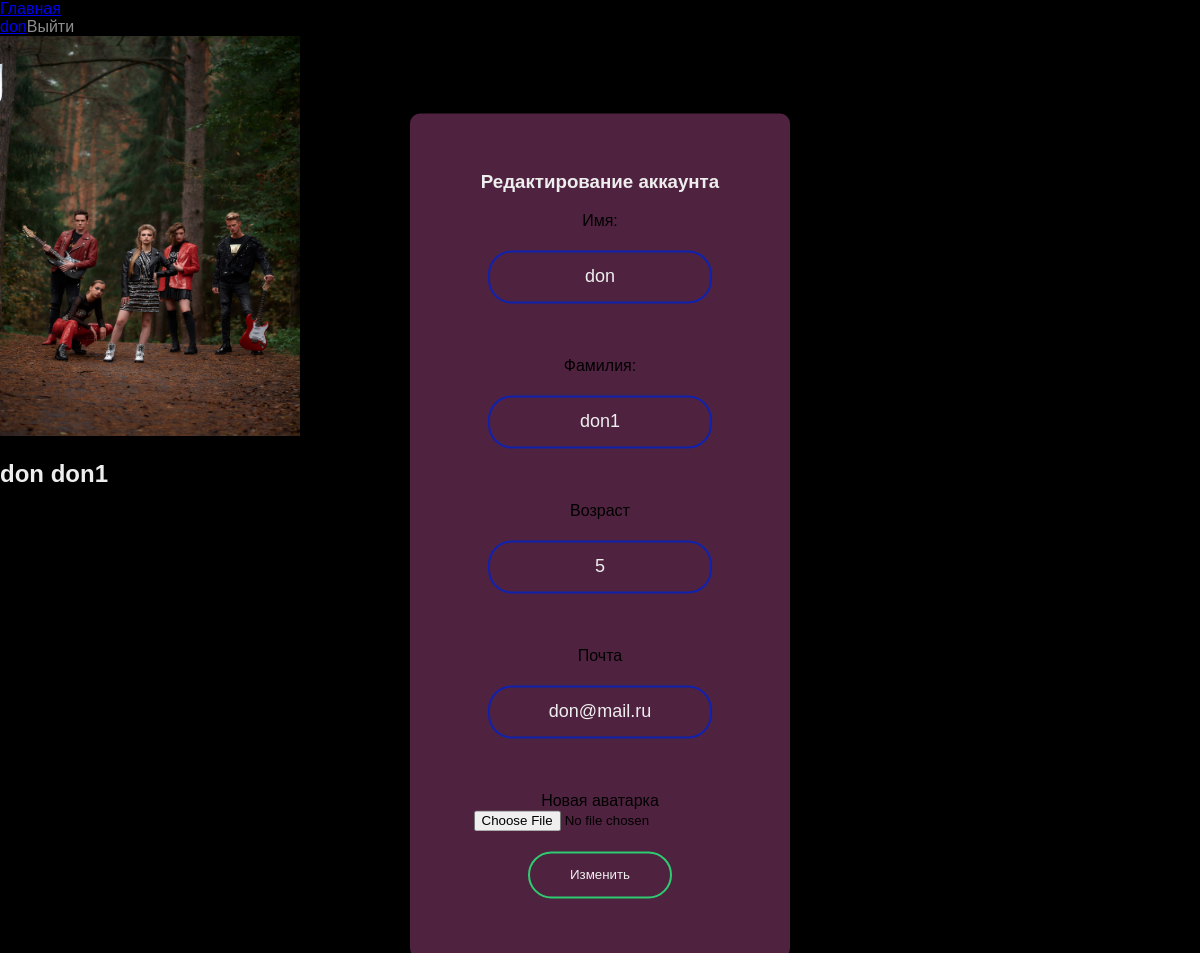
/account (signed in), run on the app's committed database.
### data/users.py (models this page shows)
class User(SqlAlchemyBase, UserMixin, SerializerMixin):
    __tablename__ = 'users'
    id = sqlalchemy.Column(sqlalchemy.Integer,
                           primary_key=True, autoincrement=True)
    name = sqlalchemy.Column(sqlalchemy.String)
    surname = sqlalchemy.Column(sqlalchemy.String)
    age = sqlalchemy.Column(sqlalchemy.Integer, nullable=True)
    image = sqlalchemy.Column(sqlalchemy.Integer, nullable=False, default='avatar.jpg')
    email = sqlalchemy.Column(sqlalchemy.String,
                              index=True, unique=True, nullable=True)
    hashed_password = sqlalchemy.Column(sqlalchemy.String, nullable=True)
    created_date = sqlalchemy.Column(sqlalchemy.DateTime,
                                     default=datetime.datetime.now)
    is_privated = sqlalchemy.Column(sqlalchemy.Boolean, nullable=True)
    news = orm.relation("News", back_populates='user')

### main.py (the view)
@app.route('/account', methods=['GET', 'POST'])
@login_required
def account():
    form = UpdateForm()
    if form.validate_on_submit():
        message = ''
        session = db_session.create_session()
        user = session.query(User).filter(User.id == current_user.id).first()
        if form.image.data:
            user.image = save_picture(form.image.data)
        user.name = form.name.data
        user.surname = form.surname.data
        mail = session.query(User).filter(User.email == form.email.data).first()
        if mail.id == user.id:
            user.email = form.email.data
        else:
            message = 'мыло занято'
            return render_template('my_account.html', tittle='Account', image=user.image, form=form, message=message)
        user.email = form.email.data
        user.age = form.age.data
        session.commit()
        return redirect(url_for('account'))
    elif request.method == 'GET':
        message = ''
        session = db_session.create_session()
        form.name.data = current_user.name
        form.surname.data = current_user.surname
        form.email.data = current_user.email
        form.age.data = current_user.age
        session.commit()
    image = url_for('static', filename='img/' + current_user.image)
    return render_template('my_account.html', tittle='Account', image=image, form=form, message=message)

### loginfile.py
class UpdateForm(FlaskForm):
    name = StringField('Имя:', validators=[DataRequired()])
    surname = StringField('Фамилия:', validators=[DataRequired()])
    age = StringField('Возраст')
    email = StringField('Почта',
                         validators=[DataRequired(), Email(), Length(min=4, max=25)])
    submit = SubmitField('Изменить')
    image = FileField('Новая аватарка', validators=[FileAllowed(['jpg', 'png', 'jpeg'])])

### data/db_session.py (called while the page is built)
def create_session() -> Session:
    global __factory
    return __factory()

### main.py (called while the page is built)
@login_manager.user_loader
def load_user(user_id):
    session = db_session.create_session()
    return session.query(User).get(user_id)

### templates/my_account.html (shortened to what this page needs)
{% extends 'layout.html' %}
{% block content %}
<div class="account_content">
    <img height="400" width="300" src='{{ image }}'>>
    <h2>{{ current_user.name }} {{ current_user.surname }}</h2>
    <form class='box-account' action="" method="post" enctype="multipart/form-data">
    <div class="account">
        <p>
            <h3>Редактирование аккаунта</h3>
            {{ form.name.label }}<br>
            {{ form.name(class="form-control") }}<br>
        </p>
        <p>
            {{ form.surname.label }}<br>
            {{ form.surname(class="form-control") }}<br>
        </p>
        <p>
            {{ form.age.label }}<br>
            {{ form.age(class="form-control") }}<br>
        </p>
        <p>
            {{ form.email.label }}<br>
            {{ form.email(class="form-control", type="email") }}<br>
        </p>
        <p>
            {{ form.image.label }}<br>
            {{ form.image(class="form-control-file") }}<br>
        </p>
        <p>{{ form.submit(type="submit", class="btn-primary") }}</p>
    </div>
</div>
{% endblock content %}

### templates/layout.html (shortened to what this page needs)
<!doctype html>
<html lang="en">
<head>
    <link href="/static/css/style.css" rel="stylesheet">
</head>
<body>
    <div>
        <a href="/">Главная</a>
    </div>
<header>
    <nav>
        {% if current_user.is_authenticated %}
            <a href="/account">{{ current_user.name }}</a>
            <a href="/logout" class="logout">Выйти</a>
        {% else %}
            <p>
                <a href="/register">Зарегистрироваться</a>
                <a href="/login">Войти</a>
            </p>
        {% endif %}
    </nav>
</header>
<main role="main" class="container">
    {% block content %}{% endblock %}
</main>
</body>
</html>

### static/css/style.css (style rules this page uses)
body { background-color: #000000; margin: 0; padding: 0; font-family: Arial, Helvetica, sans-serif; }
h2 { color: #eeeeee; }
h3 { color: #eeeeee; }
.logout { position: fixed; color: #ffffff8e; text-decoration: none; padding-bottom: 5px; margin: 10; }
.form-control { font-size: large; border: 0; background: none; display: block; margin: 20px auto; text-align: center; border: 2px solid #0f22af; padding: 14px 10px; width: 200px; outline: none; color: #eeeeee; border-radius: 24px; transition: 0.025s; }
.btn-primary { border: 0; background: none; display: block; margin: 20px auto; text-align: center; border: 2px solid #2ecc71; padding: 14px 40px; outline: none; color: #eeeeee; border-radius: 24px; transition: 0.025s; cursor: pointer; }
.box-account { width: 300px; padding: 40px; position: absolute; top: 50%; left: 50%; transform: translate(-50%, -43%); background: #4f223f; text-align: center; border-radius: 10px; }

### data on the page
User: name "don", surname "don1", age "5", email "don@mail.ru"
